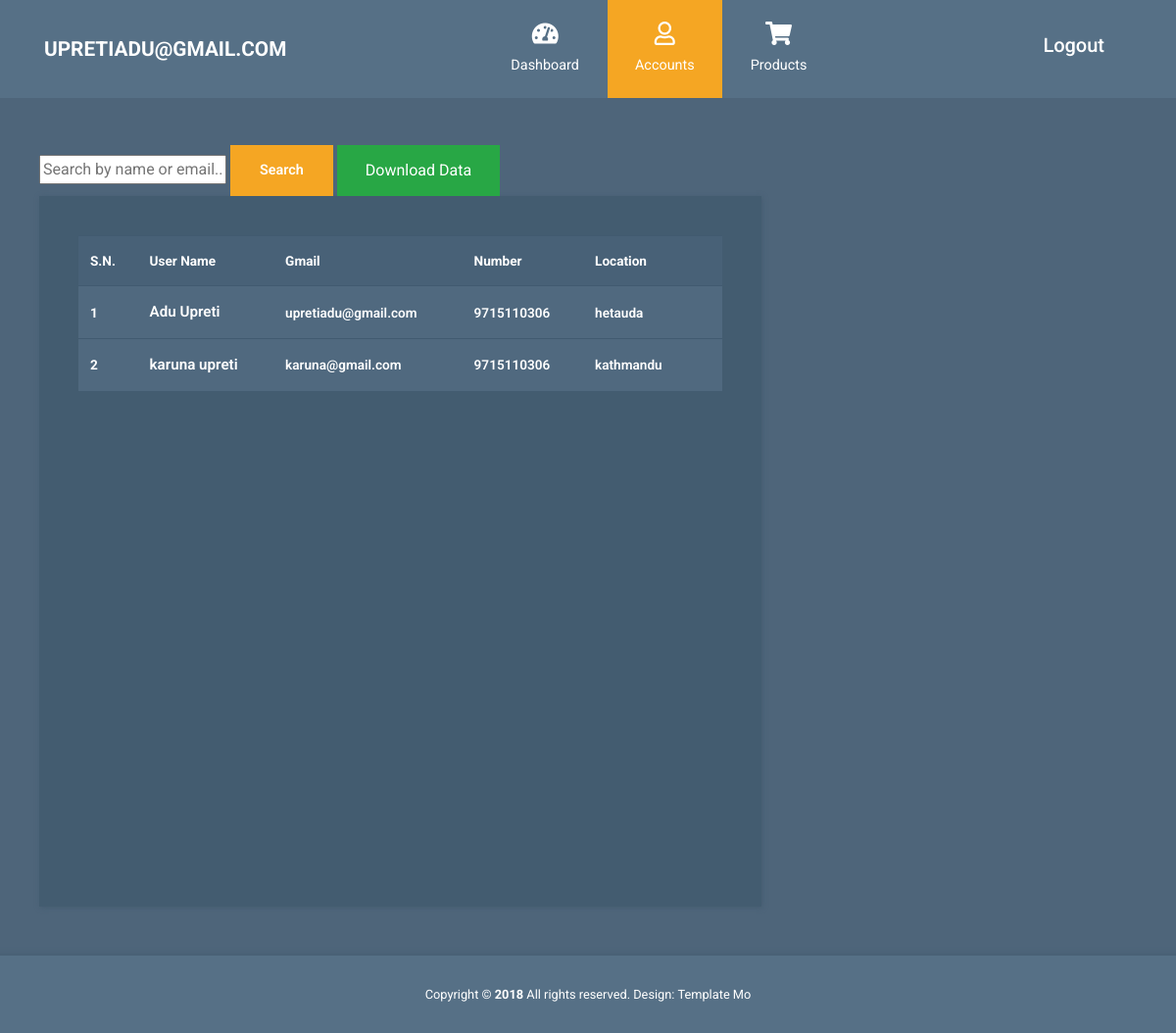
Screenshot of /admin-dashboard/user-list/ (signed in) with the database file from the repository.
### logsign/models.py (models this page shows, shortened)
class Profile(models.Model):
    user = models.OneToOneField(User, on_delete=models.CASCADE)
    full_name = models.CharField(max_length=255)  # Added full_name field
    location = models.CharField(max_length=255)
    phone = models.CharField(max_length=15, blank=True, null=True)

### adminpage/views.py (the view)
# urls.py: path('user-list/',Userlist, name='userlist'),
@login_required
def Userlist(request):
    query = request.GET.get('q')
    if query:
        user_list = Profile.objects.filter(
            Q(full_name__icontains=query) |
            Q(user__email__icontains=query)
        ).order_by('full_name')
    else:
        user_list = Profile.objects.all().order_by('full_name')
    if 'export' in request.GET:
        return export_users_to_excel(user_list)
    datas = {
        'userlist': user_list,
        'query': query,
    }
    return render(request, "adminfile/userlist.html", datas)

### templates/adminfile/userlist.html (shortened to what this page needs)
{% extends 'adminfile/ad_parent.html' %}
{% load static %}
{% block contents %}
<div class="container mt-5">
  <div class="row tm-content-row">
    <div class="col-sm-12 col-md-12 col-lg-8 col-xl-8 tm-block-col">
      <form method="GET" action="{% url 'userlist' %}">
        <input type="text" name="q" placeholder="Search by name or email..." value="{{ query|default_if_none:'' }}">
        <button type="submit" class="btn btn-primary">Search</button>
        <button type="submit" name="export" value="true" class="btn btn-success">Download Data</button>
      </form>
      <div class="tm-bg-primary-dark tm-block tm-block-products">
        <div class="tm-product-table-container">
            <table class="table table-hover tm-table-small tm-product-table">
              <thead>
                  <tr>
                      <th scope="col">S.N.</th>
                      <th scope="col">User Name</th>
                      <th scope="col">Gmail</th>
                      <th scope="col">Number</th>
                      <th scope="col">Location</th>
                      <th scope="col"></th>
                  </tr>
              </thead>
              <tbody>
                  {% for user in userlist %}
                  <tr>
                    <th scope="row">{{ forloop.counter }}</th>
                      <td class="tm-product-name">{{ user.full_name }}</td>
                      <td>{{ user.user.email }}</td>
                      <td>{{ user.phone }}</td>
                      <td>{{ user.location }}</td>
                      <td></td>
                  </tr>
                  {% endfor %}
              </tbody>
          </table>
        </div>
      </div>
    </div>
  </div>
</div>
{% endblock %}

### templates/adminfile/ad_parent.html (shortened to what this page needs)
{% load static %}
<!DOCTYPE html>
<html lang="en">
  <head>
    <link
      rel="stylesheet"
      href="{% static 'adminfiles/css/fontawesome.min.css' %}"
    />
    <link
      rel="stylesheet"
      href="{% static 'adminfiles/css/bootstrap.min.css' %}"
    />
    <link
      rel="stylesheet"
      href="{% static 'adminfiles/css/templatemo-style.css' %}"
    />
  </head>
  <body id="reportsPage">
    <div class="" id="home">
      <nav class="navbar navbar-expand-xl">
        <div class="container h-100">
          <a
            class="navbar-brand"
            href="{% static 'adminfile/dashboard.html' %}"
          >
            <h1 class="tm-site-title mb-0">{{request.user.username}}</h1>
          </a>
          <div class="collapse navbar-collapse" id="navbarSupportedContent">
            <ul class="navbar-nav mx-auto h-100">
              <li class="nav-item">
                <a
                  class="nav-link {{dashboard_admin}}"
                  href="{% url 'admin_dashboard' %}"
                >
                  <i class="fas fa-tachometer-alt"></i>
                  Dashboard
                </a>
              </li>
              <li class="nav-item">
                <a class="nav-link active" href="{% url 'userlist' %}">
                  <i class="far fa-user"></i> Accounts
                </a>
              </li>
              <li class="nav-item">
                <a
                  class="nav-link {{product_admin}}"
                  href="{% url 'admin_product' %}"
                >
                  <i class="fas fa-shopping-cart"></i>
                  Products
                </a>
              </li>
            </ul>
            <ul class="navbar-nav">
              <li class="nav-item">
                <a class="nav-link d-block" href="{% url 'userlogout' %}">
                  <h5>Logout</h5>
                </a>
              </li>
            </ul>
          </div>
        </div>
      </nav>
      {% block contents %} {% endblock %}
      <footer class="tm-footer row tm-mt-small">
        <div class="col-12 font-weight-light">
          <p class="text-center text-white mb-0 px-4 small">
            Copyright &copy; <b>2018</b> All rights reserved. Design:
            <a
              rel="nofollow noopener"
              href="https://templatemo.com"
              class="tm-footer-link"
              >Template Mo</a
            >
          </p>
        </div>
      </footer>
    </div>
  </body>
</html>

### static/adminfiles/css/templatemo-style.css (style rules this page uses)
html { font-size: 16px; overflow-x: hidden; }
body { font-family: Roboto, Helvetica, Arial, sans-serif; background-color: #4e657a; overflow-x: hidden; }
a { transition: all 0.3s ease; }
.navbar-brand { display: flex; align-items: center; }
.tm-site-title { display: inline-block; text-transform: uppercase; font-size: 1.3rem; font-weight: 700; color: #fff; }
.navbar { height: 100px; background-color: #567086; padding: 0; }
.navbar .container { position: relative; }
.tm-mt-small { margin-top: 20px; }
.tm-block-col { margin-bottom: 30px; }
.tm-block { padding: 40px; -webkit-box-shadow: 1px 1px 5px 0 #455c71; -moz-box-shadow: 1px 1px 5px 0 #455c71; box-shadow: 1px 1px 5px 0 #455c71; min-height: 350px; height: 100%; max-height: 450px; }
.nav-link { color: #fff; height: 100%; display: flex; align-items: center; justify-content: center; flex-direction: column; font-size: 90%; }
.nav-link > i { margin-bottom: 10px; margin-right: 0; font-size: 1.5rem; }
.dropdown-item, .nav-link { padding: 15px 20px; }
.navbar-nav .active > .nav-link, .navbar-nav .nav-link.active { background-color: #f5a623; color: #fff; }
.navbar-nav .nav-link.active i { color: #fff; }
.nav-item { text-align: center; }
.nav-item:last-child { margin-right: 0; }
.tm-content-row { justify-content: space-between; margin-left: -20px; margin-right: -20px; }
.table { background-color: #50697f; color: #fff; font-size: 85%; margin-bottom: 0; }
thead { background-color: #486177; color: #fff; }
.table thead th { border-bottom: 0; }
.btn { border-radius: 0; padding: 13px 28px; transition: all 0.2s ease; max-width: 100%; }
.btn-primary { color: #fff; background-color: #f5a623; border: 2px solid #f5a623; font-size: 90%; font-weight: 600; }
.table td, .table th { border-top: 1px solid #415a70; padding: 15px 25px; vertical-align: middle; }
.tm-table-small td, .tm-table-small th { padding-left: 12px; padding-right: 12px; }
.table-hover tbody tr { transition: all 0.2s ease; }
.tm-bg-primary-dark { background-color: #435c70; }
.tm-block-products { min-height: 725px; }
.tm-product-table-container { max-height: 465px; margin-bottom: 15px; overflow-y: scroll; }
.tm-product-table tr { font-weight: 600; }
.tm-product-name { font-size: 0.95rem; font-weight: 600; }
.tm-footer { background-color: #567086; padding-top: 30px; padding-bottom: 30px; -webkit-box-shadow: 0 -3px 5px 0 rgba(69, 92, 113, 0.59); -moz-box-shadow: 0 -3px 5px 0 rgba(69, 92, 113, 0.59); box-shadow: 0 -3px 5px 0 rgba(69, 92, 113, 0.59); }
.tm-footer-link { color: white; }
@media (min-width: 1200px) { .navbar-expand-xl .navbar-nav .nav-link { padding-left: 28px; padding-right: 28px; } }
@media (min-width: 1200px) { .navbar-collapse { height: 100%; } }
@media (max-width: 1275px) and (min-width: 1200px) { .nav-item { margin-right: 15px; } }
@media (max-width: 1350px) { .nav-item { margin-right: 1px; } }

### rows the page displays
Profile: full_name "Adu Upreti", user.email "upretiadu@gmail.com", phone "9715110306", location "hetauda"
Profile: full_name "karuna upreti", user.email "karuna@gmail.com", phone "9715110306", location "kathmandu"

### other values shown
{{ request.user.username }} "UPRETIADU@GMAIL.COM"
